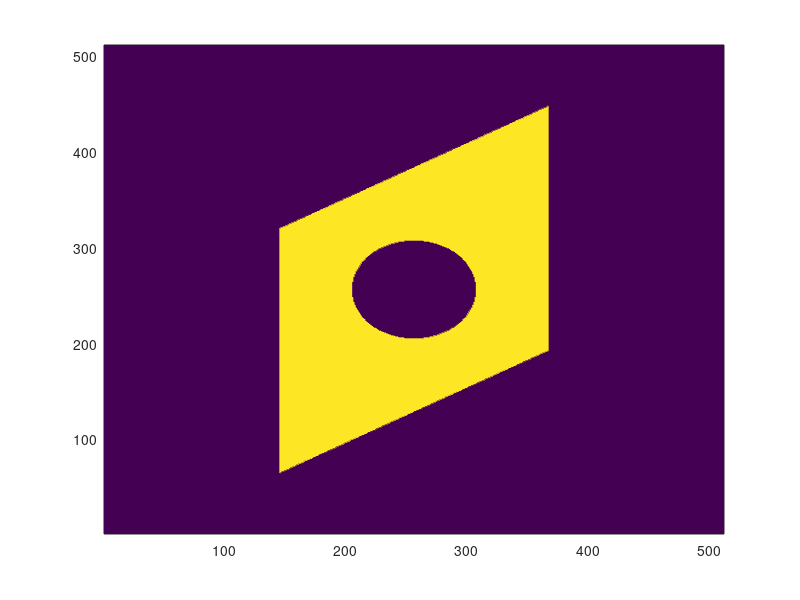

This figure's MATLAB source:
%*******************
%% UNIT CELL
%****************
L1=0.3; 
L2 =0.4;
a=5;
Nx=512;
Ny=512;
Mx=20;               %% map X [m]
My=20;               %% map Y [m]

%*******************
%% DASHBOARD
%****************
% Nx = 200; 
% Ny = 200; 
dx = 1/Nx; 
dy = 1/Ny; 

xa = [0:Nx-1]*dx; xa = xa-mean(xa); 
ya = [0:Ny-1]*dy; ya = ya-mean(ya);
x0=0;y0=0;     
[X, Y] = meshgrid(ya, xa);

%*******************
%% UNIT CELL
%****************
idxa = X.^2+ Y.^2 >.01;


x=linspace(-Mx/2,Mx/2,Nx);
y=linspace(-My/2,My/2,Ny);
[X,Y]=meshgrid(x,y);
idx1=  (abs(X)<a*sqrt(3)/2);
idx2=(tan(pi/6)*X+a>Y) .* (tan(pi/6)*X-a<Y);
idx=idx1.*idx2;
ER = idx.*idxa; 

%*******************
%% PLOT
%****************
figure(4); 
pcolor(ER)
shading interp; 
%colormap(jet);